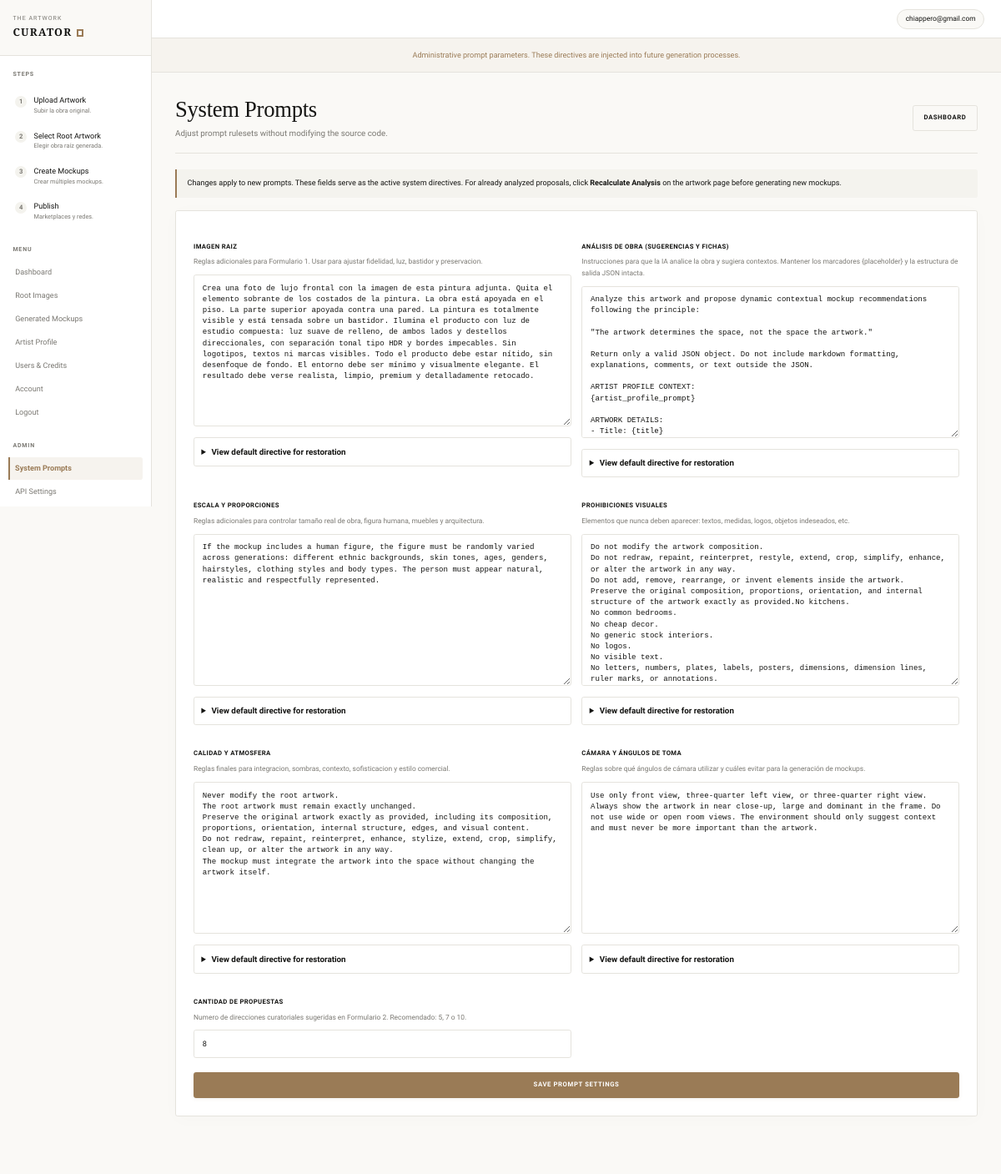
The page /admin_prompts.php (signed in) on the database its author committed.
### tables this page shows
CREATE TABLE users (
                id INTEGER PRIMARY KEY AUTOINCREMENT,
                email TEXT NOT NULL UNIQUE,
                password_hash TEXT NOT NULL,
                name TEXT NOT NULL DEFAULT '',
                credits INTEGER NOT NULL DEFAULT 10,
                created_at TEXT NOT NULL,
                updated_at TEXT NOT NULL
            , is_admin INTEGER NOT NULL DEFAULT 0);

CREATE TABLE app_settings (
                key TEXT PRIMARY KEY,
                value TEXT NOT NULL DEFAULT '',
                updated_at TEXT NOT NULL
            );

### app/Support/Auth.php (called while the page is built, shortened)
<?php
class Auth
{
    public static function user(): ?array
    {
        $id = (int)($_SESSION['user_id'] ?? 0);
        $stmt = Database::connection()->prepare('SELECT id, email, name, credits, is_admin, created_at FROM users WHERE id = :id');
        $stmt->execute(['id' => $id]);
        $user = $stmt->fetch();
        return is_array($user) ? $user : null;
    }
    public static function requireUser(): array
    {
        $user = self::user();
        return $user;
    }
    public static function isAdmin(?array $user = null): bool
    {
        $user = $user ?: self::user();
        $emails = array_filter(array_map(
            fn(string $email): string => strtolower(trim($email)),
            explode(',', defined('ADMIN_EMAILS') ? ADMIN_EMAILS : '')
        ));
        return (int)($user['is_admin'] ?? 0) === 1 ||
            in_array(strtolower((string)($user['email'] ?? '')), $emails, true);
    }
}

### app/Support/Database.php (called while the page is built, shortened)
<?php
class Database
{
    private static ?PDO $pdo = null;
    public static function connection(): PDO
    {
        if (self::$pdo instanceof PDO) {
            return self::$pdo;
        }
        $storageDir = dirname(__DIR__, 2) . DIRECTORY_SEPARATOR . 'storage';
        self::$pdo = new PDO('sqlite:' . $storageDir . DIRECTORY_SEPARATOR . 'app.sqlite');
        self::$pdo->setAttribute(PDO::ATTR_ERRMODE, PDO::ERRMODE_EXCEPTION);
        self::$pdo->setAttribute(PDO::ATTR_DEFAULT_FETCH_MODE, PDO::FETCH_ASSOC);
        self::$pdo->setAttribute(PDO::ATTR_TIMEOUT, 30);
        self::$pdo->exec('PRAGMA foreign_keys = ON');
        self::$pdo->exec('PRAGMA journal_mode = WAL');
        self::$pdo->exec('PRAGMA synchronous = NORMAL');
        self::$pdo->exec('PRAGMA busy_timeout = 30000');
        self::migrate(self::$pdo);
        return self::$pdo;
    }
    private static function migrate(PDO $pdo): void
    {
        $pdo->exec("
            CREATE TABLE IF NOT EXISTS users (
                id INTEGER PRIMARY KEY AUTOINCREMENT,
                email TEXT NOT NULL UNIQUE,
                password_hash TEXT NOT NULL,
                name TEXT NOT NULL DEFAULT '',
                credits INTEGER NOT NULL DEFAULT 10,
                is_admin INTEGER NOT NULL DEFAULT 0,
                created_at TEXT NOT NULL,
                updated_at TEXT NOT NULL
            )
        ");
        self::addColumnIfMissing($pdo, 'users', 'is_admin', 'INTEGER NOT NULL DEFAULT 0');
        $pdo->exec("
            CREATE TABLE IF NOT EXISTS artworks (
                id INTEGER PRIMARY KEY AUTOINCREMENT,
                user_id INTEGER NOT NULL,
                job_id TEXT NOT NULL UNIQUE,
                root_file TEXT,
                main_file TEXT,
                final_title TEXT NOT NULL DEFAULT '',
                subtitle TEXT NOT NULL DEFAULT '',
                medium TEXT NOT NULL DEFAULT '',
                artwork_year TEXT NOT NULL DEFAULT '',
                series TEXT NOT NULL DEFAULT '',
                status TEXT NOT NULL DEFAULT 'queued',
                width TEXT,
                height TEXT,
                depth TEXT,
                unit TEXT NOT NULL DEFAULT 'cm',
                created_at TEXT NOT NULL,
                updated_at TEXT NOT NULL,
                FOREIGN KEY (user_id) REFERENCES users(id) ON DELETE CASCADE
            )
        ");
        self::addColumnIfMissing($pdo, 'artworks', 'final_title', "TEXT NOT NULL DEFAULT ''");
        self::addColumnIfMissing($pdo, 'artworks', 'subtitle', "TEXT NOT NULL DEFAULT ''");
        self::addColumnIfMissing($pdo, 'artworks', 'medium', "TEXT NOT NULL DEFAULT ''");
        self::addColumnIfMissing($pdo, 'artworks', 'artwork_year', "TEXT NOT NULL DEFAULT ''");
        self::addColumnIfMissing($pdo, 'artworks', 'series', "TEXT NOT NULL DEFAULT ''");
        $pdo->exec("
            CREATE TABLE IF NOT EXISTS mockups (
                id INTEGER PRIMARY KEY AUTOINCREMENT,
                user_id INTEGER NOT NULL,
                artwork_file TEXT NOT NULL,
                mockup_file TEXT NOT NULL,
                context_id TEXT,
                prompt_file TEXT,
                created_at TEXT NOT NULL,
                FOREIGN KEY (user_id) REFERENCES users(id) ON DELETE CASCADE
            )
        ");
        $pdo->exec("
            CREATE TABLE IF NOT EXISTS artist_profiles (
                id INTEGER PRIMARY KEY AUTOINCREMENT,
                user_id INTEGER NOT NULL UNIQUE,
                artist_name TEXT NOT NULL DEFAULT '',
                short_bio TEXT NOT NULL DEFAULT '',
                statement TEXT NOT NULL DEFAULT '',
                visual_language TEXT NOT NULL DEFAULT '',
                materials TEXT NOT NULL DEFAULT '',
                recurring_themes TEXT NOT NULL DEFAULT '',
                palette_notes TEXT NOT NULL DEFAULT '',
                target_audience TEXT NOT NULL DEFAULT '',
                preferred_regions TEXT NOT NULL DEFAULT '',
                preferred_contexts TEXT NOT NULL DEFAULT '',
                forbidden_contexts TEXT NOT NULL DEFAULT '',
                commercial_positioning TEXT NOT NULL DEFAULT '',
                conceptual_keywords TEXT NOT NULL DEFAULT '',
                tone_of_voice TEXT NOT NULL DEFAULT '',
                marketplace_strategy TEXT NOT NULL DEFAULT '',
                social_strategy TEXT NOT NULL DEFAULT '',
                pinterest_strategy TEXT NOT NULL DEFAULT '',
                created_at TEXT NOT NULL,
                updated_at TEXT NOT NULL,
                FOREIGN KEY (user_id) REFERENCES users(id) ON DELETE CASCADE
            )
        ");
        self::addColumnIfMissing($pdo, 'artist_profiles', 'conceptual_keywords', "TEXT NOT NULL DEFAULT ''");
        self::addColumnIfMissing($pdo, 'artist_profiles', 'tone_of_voice', "TEXT NOT NULL DEFAULT ''");
        self::addColumnIfMissing($pdo, 'artist_profiles', 'marketplace_strategy', "TEXT NOT NULL DEFAULT ''");
        self::addColumnIfMissing($pdo, 'artist_profiles', 'social_strategy', "TEXT NOT NULL DEFAULT ''");
        self::addColumnIfMissing($pdo, 'artist_profiles', 'pinterest_strategy', "TEXT NOT NULL DEFAULT ''");
    }
    private static function addColumnIfMissing(PDO $pdo, string $table, string $column, string $definition): void
    {
        $stmt = $pdo->query("PRAGMA table_info({$table})");
        $columns = array_map(fn(array $row): string => (string)$row['name'], $stmt->fetchAll());
    }
}

### app/Support/PromptSettings.php (called while the page is built, shortened)
<?php
class PromptSettings
{
    public static function all(): array
    {
        $settings = self::defaultDirectives();
        $stmt = Database::connection()->query('SELECT key, value FROM app_settings');
        foreach ($stmt->fetchAll() as $row) {
            $key = (string)($row['key'] ?? '');
            if (array_key_exists($key, $settings)) {
                $settings[$key] = (string)($row['value'] ?? '');
            }
        }
        return $settings;
    }
    public static function labels(): array
    {
        return [
            'root_artwork_rules' => [
                'title' => 'Imagen raiz',
                'help' => 'Reglas adicionales para Formulario 1. Usar para ajustar fidelidad, luz, bastidor y preservacion.',
            ],
            'artwork_analysis_prompt' => [
                'title' => 'Análisis de Obra (Sugerencias y Fichas)',
                'help' => 'Instrucciones para que la IA analice la obra y sugiera contextos. Mantener los marcadores {placeholder} y la estructura de salida JSON intacta.',
            ],
            'mockup_scale_rules' => [
                'title' => 'Escala y proporciones',
                'help' => 'Reglas adicionales para controlar tamaño real de obra, figura humana, muebles y arquitectura.',
            ],
            'mockup_negative_rules' => [
                'title' => 'Prohibiciones visuales',
                'help' => 'Elementos que nunca deben aparecer: textos, medidas, logos, objetos indeseados, etc.',
            ],
            'mockup_quality_rules' => [
                'title' => 'Calidad y atmosfera',
                'help' => 'Reglas finales para integracion, sombras, contexto, sofisticacion y estilo comercial.',
            ],
            'mockup_camera_rules' => [
                'title' => 'Cámara y ángulos de toma',
                'help' => 'Reglas sobre qué ángulos de cámara utilizar y cuáles evitar para la generación de mockups.',
            ],
            'mockup_context_count' => [
                'title' => 'Cantidad de propuestas',
                'help' => 'Numero de direcciones curatoriales sugeridas en Formulario 2. Recomendado: 5, 7 o 10.',
                'type' => 'number',
            ],
        ];
    }
}

### admin_prompts.php (the view, shortened to what this page needs)
<?php
$user = Auth::requireUser();
$settings = PromptSettings::all();
$labels = PromptSettings::labels();
function h($v): string
{
    return htmlspecialchars((string)$v, ENT_QUOTES, 'UTF-8');
}
?>
<!doctype html>
<html lang="en">
<head>
    <link rel="stylesheet" href="style.css">
</head>
<body>
<div class="app-shell">
    <?php include __DIR__ . '/sidebar.php'; ?>
    <main class="main-area">
        <header class="app-header">
            <a class="user-chip" href="account.php"><?= h($user['email']) ?></a>
        </header>
        <div class="alert-strip">
            Administrative prompt parameters. These directives are injected into future generation processes.
        </div>
        <div class="workspace">
            <div class="workspace-header">
                <div>
                    <h1>System Prompts</h1>
                    <p>Adjust prompt rulesets without modifying the source code.</p>
                </div>
                <div class="topbar-actions">
                    <a class="button-link secondary" href="dashboard.php">Dashboard</a>
                </div>
            </div>
            <div class="admin-note">
                Changes apply to new prompts. These fields serve as the active system directives. For already analyzed proposals, click <strong>Recalculate Analysis</strong> on the artwork page before generating new mockups.
            </div>
            <form method="post" class="form">
                <div class="prompt-admin-grid">
                    <?php foreach ($labels as $key => $info): ?>
                        <section>
                            <label for="<?= h($key) ?>"><?= h($info['title']) ?></label>
                            <small><?= h($info['help']) ?></small>
                            <?php if (($info['type'] ?? '') === 'number'): ?>
                                <input id="<?= h($key) ?>" name="<?= h($key) ?>" type="number" min="1" max="10" step="1" value="<?= h($settings[$key] ?? '10') ?>">
                            <?php else: ?>
                                <textarea id="<?= h($key) ?>" name="<?= h($key) ?>"><?= h($settings[$key] ?? '') ?></textarea>
                                <details class="directive-reference">
                                    <summary>View default directive for restoration</summary>
                                </details>
                            <?php endif; ?>
                        </section>
                    <?php endforeach; ?>
                </div>
                <button type="submit">Save Prompt Settings</button>
            </form>
        </div>
    </main>
</div>
</body>
</html>

### style.css (style rules this page uses)
:root { --font-serif: 'Cormorant Garamond', Georgia, serif; --font-sans: 'Plus Jakarta Sans', system-ui, -apple-system, sans-serif; --bg: #FAF9F6; --surface: #FFFFFF; --surface-soft: #F4F3EE; --line: #E5E3DD; --line-dark: #C5C3BD; --ink: #141412; --muted: #7A7872; --accent: #9A7B56; --accent-light: #F6F3EE; --accent-hover: #7E6342; --danger: #A63C3C; --shadow: 0 4px 30px rgba(20, 20, 18, 0.02); --shadow-hover: 0 20px 48px rgba(20, 20, 18, 0.05); --radius: 4px; }
* { box-sizing: border-box; }
body { margin: 0; background: var(--bg); color: var(--ink); font-family: var(--font-sans); font-size: 14px; line-height: 1.6; zoom: 0.7; }
a { color: var(--ink); }
.app-shell { min-height: 100vh; display: grid; grid-template-columns: 260px 1fr; background: var(--bg); }
.main-area { min-width: 0; }
.app-header { height: 66px; background: var(--surface); color: var(--ink); display: flex; align-items: center; justify-content: flex-end; gap: 16px; padding: 0 28px; border-bottom: 1px solid var(--line); }
.user-chip { border: 1px solid var(--line); border-radius: 999px; color: var(--ink); background: var(--bg); padding: 6px 14px; text-decoration: none; font-weight: 500; font-size: 12px; }
.alert-strip { background: var(--accent-light); color: var(--accent); padding: 18px 28px; text-align: center; font-size: 13px; font-weight: 500; border-bottom: 1px solid var(--line); }
.workspace { padding: 40px 40px 60px; }
.workspace-header { display: flex; align-items: center; justify-content: space-between; gap: 22px; padding-bottom: 22px; margin-bottom: 26px; border-bottom: 1px solid var(--line); }
.workspace-header h1 { margin: 0; font-family: var(--font-serif); font-size: clamp(28px, 4vw, 38px); font-weight: 500; letter-spacing: -0.01em; }
.workspace-header p { margin: 6px 0 0; color: var(--muted); }
h1, h2, h3, h4 { font-family: var(--font-serif); line-height: 1.25; font-weight: 500; color: var(--ink); }
h1 { margin: 0 0 10px; font-size: clamp(32px, 5vw, 48px); letter-spacing: -0.01em; }
p { color: var(--muted); }
.topbar-actions { display: flex; gap: 10px; flex-wrap: wrap; justify-content: flex-end; }
.form, .panel, .auth-card { background: var(--surface); border: 1px solid var(--line); border-radius: var(--radius); box-shadow: var(--shadow); }
.form { padding: 30px; }
label { display: block; margin-top: 22px; margin-bottom: 8px; font-weight: 600; font-size: 11px; text-transform: uppercase; letter-spacing: 0.05em; color: var(--ink); }
small { display: block; margin: 4px 0 12px; color: var(--muted); font-size: 12px; }
input[type="email"], input[type="password"], input[type="text"], input[type="number"], input[type="file"], select, textarea { width: 100%; padding: 12px 14px; border: 1px solid var(--line); background: var(--surface); color: var(--ink); font: inherit; font-size: 13px; border-radius: var(--radius); transition: border-color 0.2s, outline 0.2s; }
button, .button-link, .button { display: inline-block; border: 1px solid var(--accent); background: var(--accent); color: var(--surface); padding: 12px 18px; text-decoration: none; font: inherit; font-weight: 600; font-size: 11px; letter-spacing: 0.08em; text-transform: uppercase; cursor: pointer; border-radius: var(--radius); transition: all 0.3s cubic-bezier(0.16, 1, 0.3, 1); box-shadow: 0 2px 6px rgba(154, 123, 86, 0.1); text-align: center; }
button { width: 100%; margin-top: 24px; }
.secondary, .button-link.secondary, .button.secondary { background: transparent; color: var(--ink); border-color: var(--line); box-shadow: none; }

### admin_prompts.php (style rules this page uses)
.prompt-admin-grid { display: grid; grid-template-columns: repeat(2, minmax(0, 1fr)); gap: 18px; }
.prompt-admin-grid textarea { min-height: 260px; font-family: Consolas, monospace; font-size: 13px; line-height: 1.45; }
.admin-note { border-left: 3px solid var(--accent); background: var(--surface-soft); padding: 14px 18px; margin-bottom: 22px; color: var(--ink); border-radius: 0 var(--radius) var(--radius) 0; font-size: 13px; }
details.directive-reference { margin-top: 12px; border: 1px solid var(--line); background: var(--surface); padding: 12px; border-radius: var(--radius); }
details.directive-reference summary { cursor: pointer; font-weight: 600; }

### rows shown on the page
users: email "chiappero@gmail.com"
app_settings: title "CÁMARA Y ÁNGULOS DE TOMA", help "Reglas sobre qué ángulos de cámara utilizar y cuáles evitar para la generación de mockups.", mockup_camera_rules "Use only front view, three-quarter left view, or three-quarter right view. Always show the artwork in near close-up, large and dominant in the frame. Do not use wide or open room views. The environment should only suggest context and must never be more important than the artwork."

### other values the page prints
$info['title'] "IMAGEN RAIZ"
$info['help'] "Reglas adicionales para Formulario 1. Usar para ajustar fidelidad, luz, bastidor y preservacion."
$info['title'] "ANÁLISIS DE OBRA (SUGERENCIAS Y FICHAS)"
$info['help'] "Instrucciones para que la IA analice la obra y sugiera contextos. Mantener los marcadores {placeholder} y la estructura de salida JSON intacta."
$info['title'] "ESCALA Y PROPORCIONES"
$info['help'] "Reglas adicionales para controlar tamaño real de obra, figura humana, muebles y arquitectura."
$info['title'] "PROHIBICIONES VISUALES"
$info['help'] "Elementos que nunca deben aparecer: textos, medidas, logos, objetos indeseados, etc."
$info['title'] "CALIDAD Y ATMOSFERA"
$info['help'] "Reglas finales para integracion, sombras, contexto, sofisticacion y estilo comercial."
$info['title'] "CANTIDAD DE PROPUESTAS"
$info['help'] "Numero de direcciones curatoriales sugeridas en Formulario 2. Recomendado: 5, 7 o 10."
